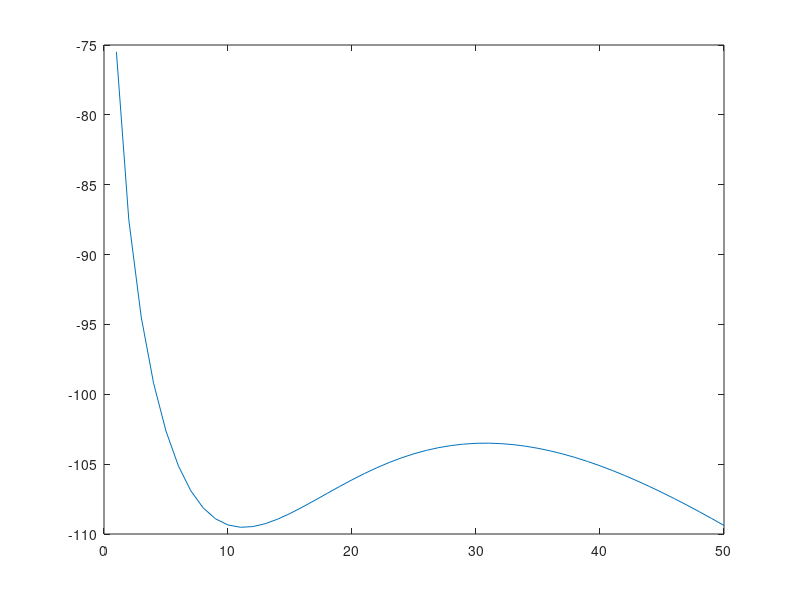

MATLAB code to generate this figure:
clear all
close all
clc

% inputs

%frequency
f = 5.8e9; %Hz
x = linspace(-100,-50,100);
% distance between reader and tag
r = 50; %m

% miniumum required power at the receiver
Prmin = -110; %dBm

% minimum required SNR
SNRmin = 10; %dB

% noise figure
NF = 2; %dB

%Bandwidth of the receiver
BW = 1e6; %1 Hz

% Receiver Noise power
Pn = -111; %dBm

% Processing gain
Gpr = 10; %dB

%%

%Sensitivity of Receiver Calculation
N = 60;
% Transmitted power ranges
PT = linspace(-20, 30, N); %dBm
% Transmitting antenna gain
Gtx = linspace(1.8, 35, N); %dBi
% Receiving antenna gain
Gt = linspace(1.8, 13.07, N); %dBi

%%
%gain of the reflection amplifier fitted to the experimental results

% p1 =      0.9694;
% p2 =       2.946;
% p3 =       -3.38;
% p4 =      -16.22;
% p5 =        24.2;
p1 =    0.001327;%  (-0.008781, 0.01144)
p2 =      0.3925;%  (-2.5, 3.285)
p3 =       43.28;%  (-266.4, 353)
p4 =        2107;%  (-1.26e+04, 1.681e+04)
p5 =   3.821e+04;%  (-2.232e+05, 2.996e+05)
a1 =       34.63;%  (31.84, 42.52)
b1 =      -78.24;%  (-79.86, -74.42)
c1 =       93.67;%  (7.169, 13.86)
Gqtr = @(x) a1*exp(-((x-b1).^2/c1))+4; % x is incident tag power in dBm

% plot(x,Gqtr(x))
%%
temp_result = zeros(N^4,5);
lambda = 3e8/(f);%m
path = 10*log10((lambda./(4*pi.*r)).^2);
count = 1;
possible_rows = zeros(N^4,1);
for a = 1:length(PT)
    for b = 1:length(Gtx)
        for d = 1:length(Gt)
            Ptag = PT(a) + Gtx(b) + Gt(d) + path;
            G_tag = Gqtr(Ptag);
            P_backscattered = Ptag + G_tag + Gt(d) + Gtx(b) + path;
            index = (N^2*a-N^2) + (N*b-N)  + d;
            temp_result(index,3) = Gt(d);
            temp_result(index,2) = Gtx(b);
            temp_result(index,1) = PT(a);
            temp_result(index,4) = P_backscattered;
            temp_result(index,5) = Ptag;
            
            if((Ptag > -80 && Ptag < -60) && (P_backscattered > Prmin))
                possible_rows(count) = index;
                count = count + 1;
            end
        end
    end
end
possible_rows = possible_rows(possible_rows~=0);
result = zeros(length(possible_rows),5);
for a = 1:(length(possible_rows))
    result(a,:) = temp_result( possible_rows(a)   ,:);
end

[a,min_tag_row] = min(result(:,3));
min_Gtag_indices = find(result(:,3) == min(result(:,3)));
min_Gtag_results = zeros(length(min_Gtag_indices),5);
for a = 1:length(min_Gtag_indices)
    min_Gtag_results(a,:) = result(min_Gtag_indices(a),:);
end

%%
%Test for lower Distances
a = 329;
Pt = min_Gtag_results(a,1); Gtx = min_Gtag_results(a,2); Gt = min_Gtag_results(a,3);
r2 = 1:r;
path_test = 10*log10((lambda./(4*pi.*r2)).^2);
Ptag_test = Pt + Gtx + Gt + path_test;
Pr_test = Ptag_test + Gt + Gtx + path_test + Gqtr(Ptag_test);
plot(r2,Pr_test)

%TAKE 329



